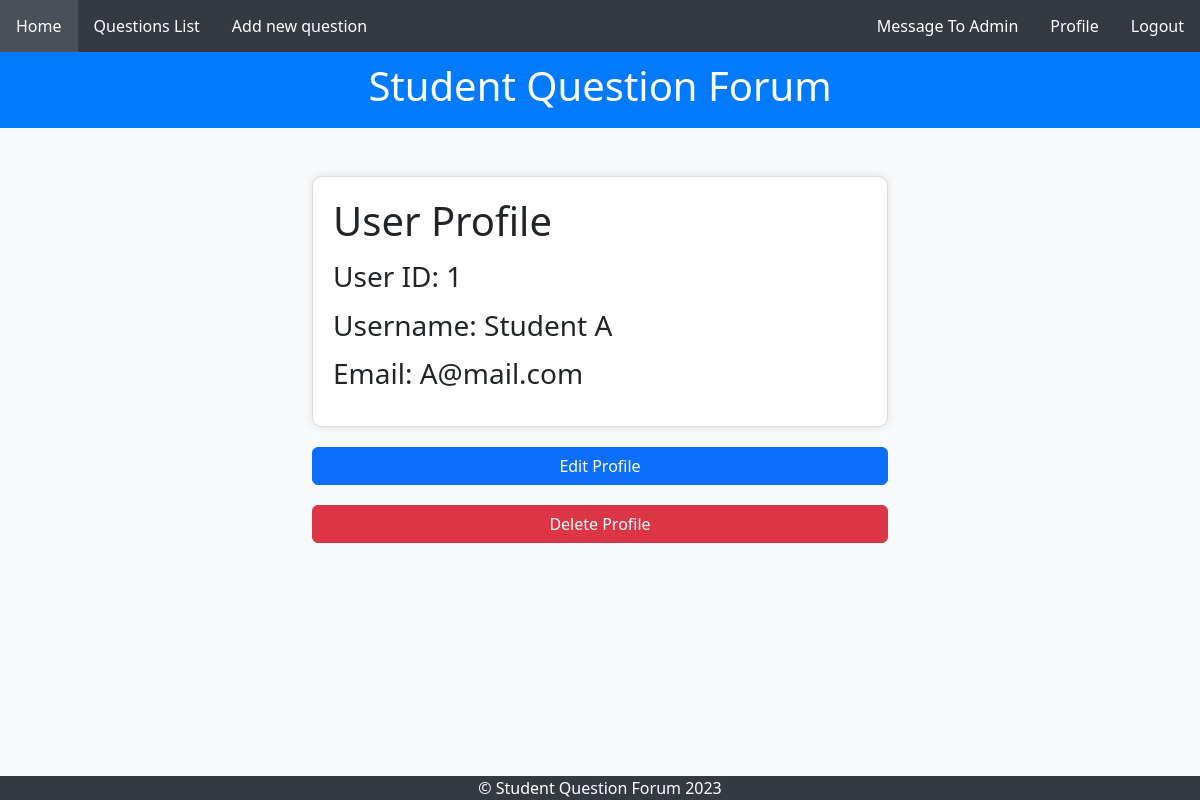
The app's page /profile.php (signed in) with its own data.
### tables this page shows
CREATE TABLE `users` (
  `id` int(11) NOT NULL,
  `Username` varchar(255) NOT NULL,
  `Email` varchar(255) NOT NULL,
  `Password` varchar(255) NOT NULL,
  `admin` varchar(255) DEFAULT NULL
);

### profile.php (called while the page is built, shortened)
<?php
include 'includes/DatabaseConnection.php';
include 'includes/DatabaseFunctions.php';
$userId = $_SESSION['id'];
$userDetails = getUserDetails($pdo, $userId);
if ($userDetails) {
    $title = 'User Profile';
} else {
    $title = 'An error has occurred';
    $output = 'Unable to retrieve user details.';
}
include 'templates/profile.html.php';
include 'templates/layout.html.php';
?>

### includes/DatabaseFunctions.php (called while the page is built, shortened)
<?php
function query($pdo, $sql, $parameters = []) {
    $query = $pdo->prepare($sql);
    $query->execute($parameters);
    return $query;
}
function getUserDetails($pdo, $userId) {
    $query = 'SELECT id, Username, Email, Password, admin FROM users WHERE id = :userId';
    $parameters = [':userId' => $userId];
    $result = query($pdo, $query, $parameters);
    return $result->fetch(PDO::FETCH_ASSOC);
}
?>

### templates/profile.html.php (the view, shortened to what this page needs)
<!DOCTYPE html>
<html lang="en">
<head>
    <link href="https://cdn.jsdelivr.net/npm/bootstrap@5.3.2/dist/css/bootstrap.min.css" rel="stylesheet">
</head>
<body class="bg-light">
<div class="container mt-5">
    <div class="profile-box">
        <h1><?= htmlspecialchars($title, ENT_QUOTES, 'UTF-8') ?></h1>
        <h3>User ID: <?= htmlspecialchars($userDetails['id'], ENT_QUOTES, 'UTF-8') ?></h3>
        <h3>Username: <?= htmlspecialchars($userDetails['Username'], ENT_QUOTES, 'UTF-8') ?></h3>
        <h3>Email: <?= htmlspecialchars($userDetails['Email'], ENT_QUOTES, 'UTF-8') ?></h3>
    </div>
    <a href="editprofile.php" class="btn btn-primary edit-btn">Edit Profile</a>
    <a href="deleteprofile.php" class="btn btn-danger logout-btn">Delete Profile</a>
</div>
</body>
</html>

### templates/layout.html.php (style rules this page uses)
body { background-color: #f8f9fa; color: #495057; font-family: 'Arial', sans-serif; margin: 0; padding: 0; }

### templates/profile.html.php (style rules this page uses)
.container { max-width: 600px; }
.profile-box { border: 1px solid #ddd; padding: 20px; border-radius: 10px; margin-bottom: 20px; background-color: #fff; box-shadow: 0 0 10px rgba(0, 0, 0, 0.1); }
.profile-box h1, .profile-box h3 { margin-bottom: 15px; }
.logout-btn { margin-top: 10px; }
.logout-btn, .edit-btn { width: 100%; }
.edit-btn { margin-bottom: 10px; }

### records on screen
users: id "1", Username "Student A", Email "A@mail.com"

### other values on screen
$title "User Profile"
